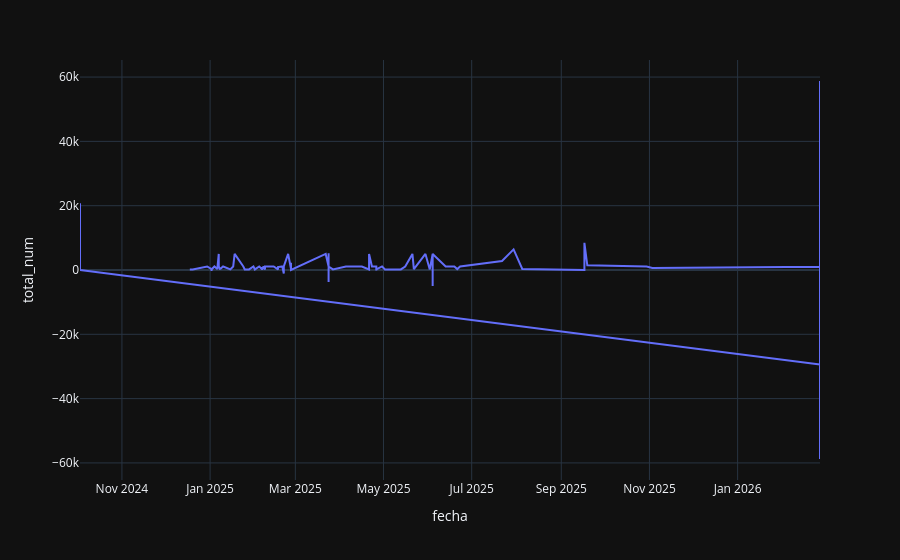

Write notebook code for a chart like this one.
### Code cell
fig=px.line(check[0:200],x='fecha',y='total_num')
fig.show()

### Figure 1 — Plotly figure (JSON) as saved in the notebook; plotly's stock layout.template omitted (floating-point values rounded to 4 significant figures; data arrays with more than 128 entries replaced by an {"elided": "..."} marker saying what was removed)
{"data": [{"hovertemplate": "fecha=%{x}<br>total_num=%{y}<extra></extra>", "legendgroup": "", "line": {"color": "#636efa", "dash": "solid"}, "marker": {"symbol": "circle"}, "mode": "lines", "name": "", "orientation": "v", "showlegend": false, "x": {"elided": "200 str values"}, "xaxis": "x", "y": {"elided": "200 float values"}, "yaxis": "y", "type": "scatter"}], "layout": {"xaxis": {"anchor": "y", "domain": [0.0, 1.0], "title": {"text": "fecha"}}, "yaxis": {"anchor": "x", "domain": [0.0, 1.0], "title": {"text": "total_num"}}, "legend": {"tracegroupgap": 0}, "margin": {"t": 60}}}
